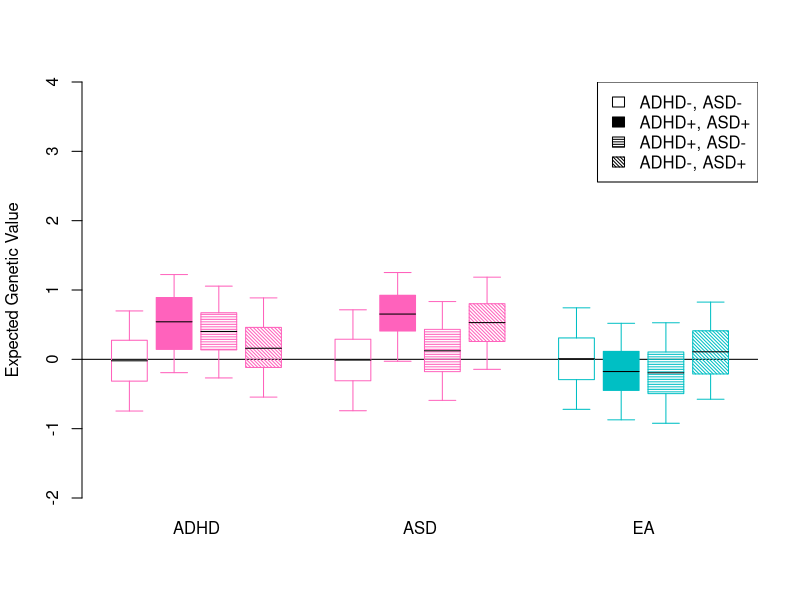

Generate this figure with R: (Note: this script raises an error after producing the figure.)
gen_cor_norm <- function( n, mu, sigma, rho, pop=F ) {
	
	t <- length( mu )
	X <- matrix( rnorm( t*n ), n, t )
	X.sig <- var( scale( X ) )
	X.sig.C.inv <- solve( chol( X.sig ) )
	X.clean <- scale( X %*% X.sig.C.inv )
	rho.C <- chol( rho )
	Y <- matrix( rep( mu, n ), n, t, byrow=T ) + 
			( X.clean %*% rho.C ) * matrix( rep( sigma, n ), n, t, byrow=T )

	return( Y )
	
}

plot.profiles.como <- function( l.value, p.value, plotName, 
								traits.txt=c( "Trait 1","Trait 2","Trait 3" ),
								legend.txt=c( "Group 0-0", "Group 1-1", "Group 1-0", "Group 0-1") ) {
	
	l.1.00 <- mean( l.value[ p.value[,1] == 0 & p.value[,2] == 0, 1 ] )
	l.2.00 <- mean( l.value[ p.value[,1] == 0 & p.value[,2] == 0, 2 ] )
	l.3.00 <- mean( l.value[ p.value[,1] == 0 & p.value[,2] == 0, 3 ] )
			
	l.1.10 <- mean( l.value[ p.value[,1] == 1 & p.value[,2] == 0, 1 ] )
	l.2.10 <- mean( l.value[ p.value[,1] == 1 & p.value[,2] == 0, 2 ] )
	l.3.10 <- mean( l.value[ p.value[,1] == 1 & p.value[,2] == 0, 3 ] )
	
	l.1.01 <- mean( l.value[ p.value[,1] == 0 & p.value[,2] == 1, 1 ] )
	l.2.01 <- mean( l.value[ p.value[,1] == 0 & p.value[,2] == 1, 2 ] )
	l.3.01 <- mean( l.value[ p.value[,1] == 0 & p.value[,2] == 1, 3 ] )

	l.1.11 <- mean( l.value[ p.value[,1] == 1 & p.value[,2] == 1, 1 ] )
	l.2.11 <- mean( l.value[ p.value[,1] == 1 & p.value[,2] == 1, 2 ] )
	l.3.11 <- mean( l.value[ p.value[,1] == 1 & p.value[,2] == 1, 3 ] )

	sd.1.00 <- sd( l.value[ p.value[,1] == 0 & p.value[,2] == 0, 1 ] ) / 
						sqrt( sum( p.value[,1] == 0 & p.value[,2] == 0 ) )
	sd.2.00 <- sd( l.value[ p.value[,1] == 0 & p.value[,2] == 0, 2 ] ) / 
						sqrt( sum( p.value[,1] == 0 & p.value[,2] == 0 ) )
	sd.3.00 <- sd( l.value[ p.value[,1] == 0 & p.value[,2] == 0, 3 ] ) / 
						sqrt( sum( p.value[,1] == 0 & p.value[,2] == 0 ) )
			
	sd.1.10 <- sd( l.value[ p.value[,1] == 1 & p.value[,2] == 0, 1 ] ) / 
						sqrt( sum( p.value[,1] == 1 & p.value[,2] == 0 ) )
	sd.2.10 <- sd( l.value[ p.value[,1] == 1 & p.value[,2] == 0, 2 ] ) / 
						sqrt( sum( p.value[,1] == 1 & p.value[,2] == 0 ) )
	sd.3.10 <- sd( l.value[ p.value[,1] == 1 & p.value[,2] == 0, 3 ] ) / 
						sqrt( sum( p.value[,1] == 1 & p.value[,2] == 0 ) )
						
	sd.1.01 <- sd( l.value[ p.value[,1] == 0 & p.value[,2] == 1, 1 ] ) / 
						sqrt( sum( p.value[,1] == 0 & p.value[,2] == 1 ) )
	sd.2.01 <- sd( l.value[ p.value[,1] == 0 & p.value[,2] == 1, 2 ] ) / 
						sqrt( sum( p.value[,1] == 0 & p.value[,2] == 1 ) )
	sd.3.01 <- sd( l.value[ p.value[,1] == 0 & p.value[,2] == 1 , 3 ]) / 
						sqrt( sum( p.value[,1] == 0 & p.value[,2] == 1 ) )

	sd.1.11 <- sd( l.value[ p.value[,1] == 1 & p.value[,2] == 1, 1 ] ) / 
						sqrt( sum( p.value[,1] == 1 & p.value[,2] == 1 ) )
	sd.2.11 <- sd( l.value[ p.value[,1] == 1 & p.value[,2] == 1, 2 ] ) / 
						sqrt( sum( p.value[,1] == 1 & p.value[,2] == 1 ) )
	sd.3.11 <- sd( l.value[ p.value[,1] == 1 & p.value[,2] == 1, 3 ] ) / 
						sqrt( sum( p.value[,1] == 1 & p.value[,2] == 1 ) )

	plot.dat <- rbind( 	c( l.1.00, l.1.11, l.1.10, l.1.01 ),
						c( l.2.00, l.2.11, l.2.10, l.2.01 ),
						c( l.3.00, l.3.11, l.3.10, l.3.01 ) )
	plot.sd <- rbind( 	c( sd.1.00, sd.1.11, sd.1.10, sd.1.01 ),
						c( sd.2.00, sd.2.11, sd.2.10, sd.2.01 ),
						c( sd.3.00, sd.3.11, sd.3.10, sd.3.01 ) )
	
	col.cats <- c( "#FF62BC", "#FF62BC", "#00BFC4" )
	dense.cats <- c( 0, NA, 40, 40 )
	angle.cats <- c( NA, NA, 0, 135 )
	
	pdf( plotName )	
	
	b.plot <- print( barplot( t( plot.dat ),
					names.arg=traits.txt, 
					beside=T,
					angle=angle.cats, density=dense.cats, 
					ylab="Expected Genetic Value",
					col=rep( col.cats, each=4 ),
					ylim=c( -1,3 )
				) )
	print( segments( b.plot, t( plot.dat )-1.96*t( plot.sd ), 
			b.plot, t( plot.dat )+1.96*t( plot.sd ) ) )
	print( segments( b.plot-0.25, t( plot.dat )+1.96*t( plot.sd ), 
			b.plot+0.25, t( plot.dat )+1.96*t( plot.sd ) ) )
	print( segments( b.plot-0.25, t( plot.dat )-1.96*t( plot.sd ), 
			b.plot+0.25, t( plot.dat )-1.96*t( plot.sd ) ) )

	print( legend( 'topright', 
					legend=legend.txt,
					angle=angle.cats, 
					density=dense.cats, 
					col=1 ) )

	dev.off()
	
	out.dat <- list( plot.dat, plot.sd, b.plot )	
	
	return( out.dat )
	
}


plot.profiles.como.bnw <- function( l.value, p.value, plotName, 
								traits.txt=c( "Trait 1","Trait 2","Trait 3" ),
								legend.txt=c( "Group 0-0", "Group 1-1", "Group 1-0", "Group 0-1") ) {

	#l.value <- g.value.0
	#p.value <- p.value.0 
	#traits.txt <- traits
	#legend.txt <- legend.txt
	
	l.1.00 <- mean( l.value[ p.value[,1] == 0 & p.value[,2] == 0, 1 ] )
	l.2.00 <- mean( l.value[ p.value[,1] == 0 & p.value[,2] == 0, 2 ] )
	l.3.00 <- mean( l.value[ p.value[,1] == 0 & p.value[,2] == 0, 3 ] )
			
	l.1.10 <- mean( l.value[ p.value[,1] == 1 & p.value[,2] == 0, 1 ] )
	l.2.10 <- mean( l.value[ p.value[,1] == 1 & p.value[,2] == 0, 2 ] )
	l.3.10 <- mean( l.value[ p.value[,1] == 1 & p.value[,2] == 0, 3 ] )
	
	l.1.01 <- mean( l.value[ p.value[,1] == 0 & p.value[,2] == 1, 1 ] )
	l.2.01 <- mean( l.value[ p.value[,1] == 0 & p.value[,2] == 1, 2 ] )
	l.3.01 <- mean( l.value[ p.value[,1] == 0 & p.value[,2] == 1, 3 ] )

	l.1.11 <- mean( l.value[ p.value[,1] == 1 & p.value[,2] == 1, 1 ] )
	l.2.11 <- mean( l.value[ p.value[,1] == 1 & p.value[,2] == 1, 2 ] )
	l.3.11 <- mean( l.value[ p.value[,1] == 1 & p.value[,2] == 1, 3 ] )

	q05.1.00 <- quantile( l.value[ p.value[,1] == 0 & p.value[,2] == 0, 1 ], 0.05 )
	q05.2.00 <- quantile( l.value[ p.value[,1] == 0 & p.value[,2] == 0, 2 ], 0.05 )
	q05.3.00 <- quantile( l.value[ p.value[,1] == 0 & p.value[,2] == 0, 3 ], 0.05 )
				
	q05.1.10 <- quantile( l.value[ p.value[,1] == 1 & p.value[,2] == 0, 1 ], 0.05 )
	q05.2.10 <- quantile( l.value[ p.value[,1] == 1 & p.value[,2] == 0, 2 ], 0.05 )
	q05.3.10 <- quantile( l.value[ p.value[,1] == 1 & p.value[,2] == 0, 3 ], 0.05 )
						
	q05.1.01 <- quantile( l.value[ p.value[,1] == 0 & p.value[,2] == 1, 1 ], 0.05 )
	q05.2.01 <- quantile( l.value[ p.value[,1] == 0 & p.value[,2] == 1, 2 ], 0.05 )
	q05.3.01 <- quantile( l.value[ p.value[,1] == 0 & p.value[,2] == 1, 3 ], 0.05 )

	q05.1.11 <- quantile( l.value[ p.value[,1] == 1 & p.value[,2] == 1, 1 ], 0.05 )
	q05.2.11 <- quantile( l.value[ p.value[,1] == 1 & p.value[,2] == 1, 2 ], 0.05 )
	q05.3.11 <- quantile( l.value[ p.value[,1] == 1 & p.value[,2] == 1, 3 ], 0.05 )

	q25.1.00 <- quantile( l.value[ p.value[,1] == 0 & p.value[,2] == 0, 1 ], 0.25 )
	q25.2.00 <- quantile( l.value[ p.value[,1] == 0 & p.value[,2] == 0, 2 ], 0.25 )
	q25.3.00 <- quantile( l.value[ p.value[,1] == 0 & p.value[,2] == 0, 3 ], 0.25 )
				
	q25.1.10 <- quantile( l.value[ p.value[,1] == 1 & p.value[,2] == 0, 1 ], 0.25 )
	q25.2.10 <- quantile( l.value[ p.value[,1] == 1 & p.value[,2] == 0, 2 ], 0.25 )
	q25.3.10 <- quantile( l.value[ p.value[,1] == 1 & p.value[,2] == 0, 3 ], 0.25 )
						
	q25.1.01 <- quantile( l.value[ p.value[,1] == 0 & p.value[,2] == 1, 1 ], 0.25 )
	q25.2.01 <- quantile( l.value[ p.value[,1] == 0 & p.value[,2] == 1, 2 ], 0.25 )
	q25.3.01 <- quantile( l.value[ p.value[,1] == 0 & p.value[,2] == 1, 3 ], 0.25 )

	q25.1.11 <- quantile( l.value[ p.value[,1] == 1 & p.value[,2] == 1, 1 ], 0.25 )
	q25.2.11 <- quantile( l.value[ p.value[,1] == 1 & p.value[,2] == 1, 2 ], 0.25 )
	q25.3.11 <- quantile( l.value[ p.value[,1] == 1 & p.value[,2] == 1, 3 ], 0.25 )

	q75.1.00 <- quantile( l.value[ p.value[,1] == 0 & p.value[,2] == 0, 1 ], 0.75 )
	q75.2.00 <- quantile( l.value[ p.value[,1] == 0 & p.value[,2] == 0, 2 ], 0.75 )
	q75.3.00 <- quantile( l.value[ p.value[,1] == 0 & p.value[,2] == 0, 3 ], 0.75 )
				
	q75.1.10 <- quantile( l.value[ p.value[,1] == 1 & p.value[,2] == 0, 1 ], 0.75 )
	q75.2.10 <- quantile( l.value[ p.value[,1] == 1 & p.value[,2] == 0, 2 ], 0.75 )
	q75.3.10 <- quantile( l.value[ p.value[,1] == 1 & p.value[,2] == 0, 3 ], 0.75 )
						
	q75.1.01 <- quantile( l.value[ p.value[,1] == 0 & p.value[,2] == 1, 1 ], 0.75 )
	q75.2.01 <- quantile( l.value[ p.value[,1] == 0 & p.value[,2] == 1, 2 ], 0.75 )
	q75.3.01 <- quantile( l.value[ p.value[,1] == 0 & p.value[,2] == 1, 3 ], 0.75 )

	q75.1.11 <- quantile( l.value[ p.value[,1] == 1 & p.value[,2] == 1, 1 ], 0.75 )
	q75.2.11 <- quantile( l.value[ p.value[,1] == 1 & p.value[,2] == 1, 2 ], 0.75 )
	q75.3.11 <- quantile( l.value[ p.value[,1] == 1 & p.value[,2] == 1, 3 ], 0.75 )

	q95.1.00 <- quantile( l.value[ p.value[,1] == 0 & p.value[,2] == 0, 1 ], 0.95 )
	q95.2.00 <- quantile( l.value[ p.value[,1] == 0 & p.value[,2] == 0, 2 ], 0.95 )
	q95.3.00 <- quantile( l.value[ p.value[,1] == 0 & p.value[,2] == 0, 3 ], 0.95 )
				
	q95.1.10 <- quantile( l.value[ p.value[,1] == 1 & p.value[,2] == 0, 1 ], 0.95 )
	q95.2.10 <- quantile( l.value[ p.value[,1] == 1 & p.value[,2] == 0, 2 ], 0.95 )
	q95.3.10 <- quantile( l.value[ p.value[,1] == 1 & p.value[,2] == 0, 3 ], 0.95 )
						
	q95.1.01 <- quantile( l.value[ p.value[,1] == 0 & p.value[,2] == 1, 1 ], 0.95 )
	q95.2.01 <- quantile( l.value[ p.value[,1] == 0 & p.value[,2] == 1, 2 ], 0.95 )
	q95.3.01 <- quantile( l.value[ p.value[,1] == 0 & p.value[,2] == 1, 3 ], 0.95 )

	q95.1.11 <- quantile( l.value[ p.value[,1] == 1 & p.value[,2] == 1, 1 ], 0.95 )
	q95.2.11 <- quantile( l.value[ p.value[,1] == 1 & p.value[,2] == 1, 2 ], 0.95 )
	q95.3.11 <- quantile( l.value[ p.value[,1] == 1 & p.value[,2] == 1, 3 ], 0.95 )

	plot.dat <- rbind( 	c( l.1.00, l.1.11, l.1.10, l.1.01 ),
						c( l.2.00, l.2.11, l.2.10, l.2.01 ),
						c( l.3.00, l.3.11, l.3.10, l.3.01 ) )
	plot.q05 <- rbind( 	c( q05.1.00, q05.1.11, q05.1.10, q05.1.01 ),
						c( q05.2.00, q05.2.11, q05.2.10, q05.2.01 ),
						c( q05.3.00, q05.3.11, q05.3.10, q05.3.01 ) )
	plot.q25 <- rbind( 	c( q25.1.00, q25.1.11, q25.1.10, q25.1.01 ),
						c( q25.2.00, q25.2.11, q25.2.10, q25.2.01 ),
						c( q25.3.00, q25.3.11, q25.3.10, q25.3.01 ) )
	plot.q75 <- rbind( 	c( q75.1.00, q75.1.11, q75.1.10, q75.1.01 ),
						c( q75.2.00, q75.2.11, q75.2.10, q75.2.01 ),
						c( q75.3.00, q75.3.11, q75.3.10, q75.3.01 ) )
	plot.q95 <- rbind( 	c( q95.1.00, q95.1.11, q95.1.10, q95.1.01 ),
						c( q95.2.00, q95.2.11, q95.2.10, q95.2.01 ),
						c( q95.3.00, q95.3.11, q95.3.10, q95.3.01 ) )					
			
	col.cats <- c( "#FF62BC", "#FF62BC", "#00BFC4" )
	dense.cats <- c( 0, NA, 40, 40 )
	angle.cats <- c( NA, NA, 0, 135 )
	
	pdf( plotName )	
	
	b.plot <- print( barplot( t( plot.dat ),
					names.arg=traits.txt, 
					beside=T,
					angle=angle.cats, density=dense.cats,
					col='white', border='white',
					ylab="Expected Genetic Value",
					ylim=c( -2,4 )
				) )
	abline( h=0 )

	for ( i in 1:3 ) {
	for ( g in 1:4 ) {
		
		t.col=col.cats[ i ]
		t.border=col.cats[ i ]
		t.angle=angle.cats[ g ]
		t.density=dense.cats[ g ]	

		tempMat <- t( plot.dat )
		tempMat.q05 <- t( plot.q05 )
		tempMat.q25 <- t( plot.q25 )
		tempMat.q75 <- t( plot.q75 )
		tempMat.q95 <- t( plot.q95 )
				
		polygon(	c( b.plot[ g,i ]-0.4, b.plot[ g,i ]+0.4, b.plot[ g,i ]+0.4, b.plot[ g,i ]-0.4 ), 
					c( tempMat.q25[ g,i ], tempMat.q25[ g,i ], tempMat.q75[ g,i ], tempMat.q75[ g,i ] ), 
					col=t.col,
					border=t.border,
					angle=t.angle,
					density=t.density
					)
		segments(	b.plot[ g,i ], tempMat.q75[ g,i ], 
					b.plot[ g,i ], tempMat.q95[ g,i ], 
					col=t.col
					)
		segments(	b.plot[ g,i ], tempMat.q25[ g,i ], 
					b.plot[ g,i ], tempMat.q05[ g,i ], 
					col=t.col
					)							
		segments(	b.plot[ g,i ]+0.3, tempMat.q05[ g,i ], 
					b.plot[ g,i ]-0.3, tempMat.q05[ g,i ], 
					col=t.col
					)	
		segments(	b.plot[ g,i ]+0.3, tempMat.q95[ g,i ], 
					b.plot[ g,i ]-0.3, tempMat.q95[ g,i ], 
					col=t.col
					)
		segments(	b.plot[ g,i ]+0.4, tempMat[ g,i ], 
					b.plot[ g,i ]-0.4, tempMat[ g,i ], 
					col=1
					)					
	}
	}

	print( legend( 'topright', 
					legend=legend.txt,
					angle=angle.cats, 
					density=dense.cats, 
					col=1 ) )

	dev.off()
	
	out.dat <- list( plot.dat, plot.sd, b.plot )	
	
	return( out.dat )
	
}



## Basic parameters 

traits <- c( "ADHD", "ASD", "EA" )
legend.txt <- c( "ADHD-, ASD-", "ADHD+, ASD+", "ADHD+, ASD-", "ADHD-, ASD+" )
n=100000
m=250
k=c( 0.05, 0.01, NA )
h2=c( 0.2, 0.2, 0.2 )
rg=matrix( c( 1, 0.33, -0.5, 0.33, 1, 0.2, -0.5, 0.2, 1), 3, 3 )
re=diag( length(h2) )
onset <- c( 5, 0, NA )		#ADHD uniform: 5 to 20, ASD: uniform 0 to 15
offset <- c( 20, 15, NA)
t <- length( h2 )

## Model 0: Comorbidity

# Genotypes
g <- matrix( rnorm( n*m ), n, m )
beta <- gen_cor_norm( m, rep(0,t), sqrt(h2/m), rg, pop=F )
 
# Genetic values
#g.value.0 <- gen_cor_norm( n, rep(0,t), sqrt(h2), rg, pop=F )
g.value.0 <- g %*% beta
# Environmental values				
e.value.0 <- gen_cor_norm( n, rep(0,t), sqrt(1-h2), re, pop=F )
# Liability values
l.value.0 <- g.value.0 + e.value.0
# Convert liability to 'disorder' phenotypes
p.value.0 <- l.value.0
p.value.0[ ,1 ] <- 1*( l.value.0[,1] >= qnorm( 1-k[1] ) )
p.value.0[ ,2 ] <- 1*( l.value.0[,2] >= qnorm( 1-k[2] ) )

# Add random onset
p.value.0 <- cbind( p.value.0, 0 )
p.value.0 <- cbind( p.value.0, 0 )
p.value.0[ , 4 ] <- sample( seq( onset[1], offset[1], by=5 ),
											n, replace=T )
p.value.0[ , 5 ] <- sample( seq( onset[2], offset[2], by=5 ),
											n, replace=T )

#Plot baseline COMO model
plot.0 <- plot.profiles.como.bnw( g.value.0, p.value.0,"ASD_Model0_snp.bnw.pdf", 
									traits.txt=traits, legend.txt=legend.txt )

# Model 1a: Misdiagnosis one-way (ADHD -> ASD)

misDx.r <- 0.10

p.value.1a <- l.value.0
p.value.1a[ ,1 ] <- 1*( l.value.0[,1] >= qnorm( 1-k[1] ) )
p.value.1a[ ,2 ] <- 1*( l.value.0[,2] >= qnorm( 1-k[2] ) )
											
misDx <- sample( which( p.value.1a[,1] == 1 ), 
					sum( p.value.1a[,1] == 1 )*misDx.r )

p.value.1a[ misDx, 1 ] <- 0
p.value.1a[ misDx, 2 ] <- 1

plot.1a <- plot.profiles.como.bnw( g.value.0, p.value.1a, "ASD_Model1a_flip_snp.bnw.pdf", 
									traits.txt=traits, legend.txt=legend.txt )

# Model 1b: Misdiagnosis one-way (ASD -> ADHD)

misDx.r <- 0.80

p.value.1b <- l.value.0
p.value.1b[ ,1 ] <- 1*( l.value.0[,1] >= qnorm( 1-k[1] ) )
p.value.1b[ ,2 ] <- 1*( l.value.0[,2] >= qnorm( 1-k[2] ) )
											
misDx <- sample( which( p.value.1b[,2] == 1 ), 
					sum( p.value.1b[,2] == 1 )*misDx.r )

p.value.1b[ misDx, 1 ] <- 1
p.value.1b[ misDx, 2 ] <- 0

plot.1b <- plot.profiles.como.bnw( g.value.0, p.value.1b, "ASD_Model1b_flip_snp.bnw.pdf", 
									traits.txt=traits, legend.txt=legend.txt )

# Model 1c: Misdiagnosis two-way (ASD -> ADHD & ADHD -> ASD) 

misDx.r <- 0.08

p.value.1c <- l.value.0
p.value.1c[ ,1 ] <- 1*( l.value.0[,1] >= qnorm( 1-k[1] ) )
p.value.1c[ ,2 ] <- 1*( l.value.0[,2] >= qnorm( 1-k[2] ) )
											
misDx1 <- sample( which( p.value.1c[,1] == 1 ), 
					sum( p.value.1c[,1] == 1 )*misDx.r )
misDx2 <- sample( which( p.value.1c[,2] == 1 ), 
					sum( p.value.1c[,2] == 1 )*misDx.r )

p.value.1c[ misDx1, 1 ] <- 0
p.value.1c[ misDx1, 2 ] <- 1
p.value.1c[ misDx2, 1 ] <- 1
p.value.1c[ misDx2, 2 ] <- 0

plot.1c <- plot.profiles.como.bnw( g.value.0, p.value.1c, "ASD_Model1c_flip_snp.bnw.pdf", 
									traits.txt=traits, legend.txt=legend.txt )

# Model 1a: Misdiagnosis one-way (ADHD -> ASD)

misDx.r <- 0.10

p.value.1a <- l.value.0
p.value.1a[ ,1 ] <- 1*( l.value.0[,1] >= qnorm( 1-k[1] ) )
p.value.1a[ ,2 ] <- 1*( l.value.0[,2] >= qnorm( 1-k[2] ) )
											
misDx <- sample( which( p.value.1a[,1] == 1 ), 
					sum( p.value.1a[,1] == 1 )*misDx.r )

p.value.1a[ misDx, 2 ] <- 1

plot.1a <- plot.profiles.como.bnw( g.value.0, p.value.1a, "ASD_Model1a_add_snp.bnw.pdf", 
									traits.txt=traits, legend.txt=legend.txt )

# Model 1b: Misdiagnosis one-way (ASD -> ADHD)

misDx.r <- 0.80

p.value.1b <- l.value.0
p.value.1b[ ,1 ] <- 1*( l.value.0[,1] >= qnorm( 1-k[1] ) )
p.value.1b[ ,2 ] <- 1*( l.value.0[,2] >= qnorm( 1-k[2] ) )
											
misDx <- sample( which( p.value.1b[,2] == 1 ), 
					sum( p.value.1b[,2] == 1 )*misDx.r )

p.value.1b[ misDx, 1 ] <- 1

plot.1b <- plot.profiles.como.bnw( g.value.0, p.value.1b, "ASD_Model1b_add_snp.bnw.pdf", 
									traits.txt=traits, legend.txt=legend.txt )

# Model 1c: Misdiagnosis two-way (ASD -> ADHD & ADHD -> ASD) 

misDx.r <- 0.08

p.value.1c <- l.value.0
p.value.1c[ ,1 ] <- 1*( l.value.0[,1] >= qnorm( 1-k[1] ) )
p.value.1c[ ,2 ] <- 1*( l.value.0[,2] >= qnorm( 1-k[2] ) )
											
misDx1 <- sample( which( p.value.1c[,1] == 1 ), 
					sum( p.value.1c[,1] == 1 )*misDx.r )
misDx2 <- sample( which( p.value.1c[,2] == 1 ), 
					sum( p.value.1c[,2] == 1 )*misDx.r )

p.value.1c[ misDx1, 2 ] <- 1
p.value.1c[ misDx2, 1 ] <- 1

plot.1c <- plot.profiles.como.bnw( g.value.0, p.value.1c, "ASD_Model1c_add_snp.bnw.pdf", 
									traits.txt=traits, legend.txt=legend.txt )

## Model 2a: One-way causation (being above the threshold for ADHD, lowers the threshold for ASD)

effect <- 0.5

l.value.2a <- l.value.0
l.value.2a[ l.value.0[,1] >= qnorm( 1-k[1] ), 2 ] <- 
				l.value.2a[ l.value.0[,1] >= qnorm( 1-k[1] ), 2 ] + 
				effect*l.value.2a[ l.value.0[,1] >= qnorm( 1-k[1] ), 1 ]

p.value.2a <- l.value.2a
p.value.2a[ ,1 ] <- 1*( l.value.2a[,1] >= qnorm( 1-k[1] ) )
p.value.2a[ ,2 ] <- 1*( l.value.2a[,2] >= qnorm( 1-k[2] ) )
											
plot.2a <- plot.profiles.como.bnw( g.value.0, p.value.2a, "ASD_Model2a_snp.bnw.pdf", 
									traits.txt=traits, legend.txt=legend.txt )

## Model 2b: One-way causation (being above the threshold for ASD, lowers the threshold for ADHD)

effect <- 0.5

l.value.2b <- l.value.0
l.value.2b[ l.value.0[,1] >= qnorm( 1-k[1] ), 2 ] <- 
				l.value.2b[ l.value.0[,1] >= qnorm( 1-k[1] ), 2 ] + 
				effect*l.value.2b[ l.value.0[,1] >= qnorm( 1-k[1] ), 1 ]
l.value.2b[ l.value.0[,2] >= qnorm( 1-k[2] ), 1 ] <- 
				l.value.2b[ l.value.0[,2] >= qnorm( 1-k[2] ), 1 ] + 
				effect*l.value.2b[ l.value.0[,2] >= qnorm( 1-k[2] ), 2 ]

p.value.2b <- l.value.2b
p.value.2b[ ,1 ] <- 1*( l.value.2b[,1] >= qnorm( 1-k[1] ) )
p.value.2b[ ,2 ] <- 1*( l.value.2b[,2] >= qnorm( 1-k[2] ) )
											
plot.2b <- plot.profiles.como.bnw( g.value.0, p.value.2b, "ASD_Model2b_snp.bnw.pdf", 
									traits.txt=traits, legend.txt=legend.txt )

## Model 2c: Mutual causation (being above the threshold for one, lowers the threshold for the other)

effect <- 0.5

l.value.2c <- l.value.0
l.value.2c[ l.value.0[,1] >= qnorm( 1-k[1] ), 2 ] <- 
				l.value.2c[ l.value.0[,1] >= qnorm( 1-k[1] ), 2 ] + 
				effect*l.value.2c[ l.value.0[,1] >= qnorm( 1-k[1] ), 1 ]
l.value.2c[ l.value.0[,2] >= qnorm( 1-k[2] ), 1 ] <- 
				l.value.2c[ l.value.0[,2] >= qnorm( 1-k[2] ), 1 ] + 
				effect*l.value.2c[ l.value.0[,2] >= qnorm( 1-k[2] ), 2 ]

p.value.2c <- l.value.2c
p.value.2c[ ,1 ] <- 1*( l.value.2c[,1] >= qnorm( 1-k[1] ) )
p.value.2c[ ,2 ] <- 1*( l.value.2c[,2] >= qnorm( 1-k[2] ) )
											
plot.2c <- plot.profiles.como.bnw( g.value.0, p.value.2c, "ASD_Model2c_snp.bnw.pdf", 
									traits.txt=traits, legend.txt=legend.txt )

## Model 2d: Mutual causation (being above the threshold for one, lowers the threshold for the other)

effect <- 5

l.value.2d <- l.value.0

p.value.2d <- l.value.2d
p.value.2d[ ,1 ] <- 1*( l.value.2d[,1] >= qnorm( 1-k[1] ) )
p.value.2d[ ,2 ] <- 1*( l.value.2d[,2] >= qnorm( 1-k[2] ) )

incl.adhd <- which( l.value.2d[ ,1 ] >= qnorm( 1-effect*k[1] ) & p.value.2d[ ,2 ] == 1 )
incl.asd <- which( l.value.2d[ ,2 ] >= qnorm( 1-effect*k[2] ) & p.value.2d[ ,1 ] == 1 )

p.value.2d[ incl.adhd, 1 ] <- 1
p.value.2d[ incl.asd, 2 ] <- 1
											
plot.2d <- plot.profiles.como.bnw( g.value.0, p.value.2d, "ASD_Model2d_snp.bnw.pdf", 
									traits.txt=traits, legend.txt=legend.txt )



## Model 3a: One way severity ('severe ADHD' -> ASD)

effect <- 0.05

l.value.3a <- l.value.0

p.value.3a <- l.value.3a
p.value.3a[ ,1 ] <- 1*( l.value.3a[,1] >= qnorm( 1-k[1] ) )
p.value.3a[ ,2 ] <- 1*( l.value.3a[,2] >= qnorm( 1-k[2] ) )

#Add extreme multiformity
p.value.3a[ p.value.3a[ ,2 ] == 0, 2 ] <- 1*( l.value.3a[ p.value.3a[ ,2 ] == 0, 1 ] >= qnorm( 1-effect*k[1] ) )

plot.3a <- plot.profiles.como.bnw( g.value.0, p.value.3a, "ASD_Model3a_snp.bnw.pdf", 
									traits.txt=traits, legend.txt=legend.txt )

## Model 3b: One way severity ('severe ASD' -> ADHD)

effect <- 0.1

l.value.3b <- l.value.0

p.value.3b <- l.value.3b
p.value.3b[ ,1 ] <- 1*( l.value.3b[,1] >= qnorm( 1-k[1] ) )
p.value.3b[ ,2 ] <- 1*( l.value.3b[,2] >= qnorm( 1-k[2] ) )

#Add extreme multiformity
p.value.3b[ p.value.3b[ ,1 ] == 0, 1 ] <- 1*( l.value.3b[ p.value.3b[ ,1 ] == 0, 2 ] >= qnorm( 1-effect*k[2] ) )

plot.3b <- plot.profiles.como.bnw( g.value.0, p.value.3b, "ASD_Model3b_snp.bnw.pdf", 
									traits.txt=traits, legend.txt=legend.txt )

## Model 3c: Two way severity ('severe ADHD' -> ASD & 'severe ASD' -> ADHD)
effect1 <- 0.05
effect2 <- 0.1

l.value.3c <- l.value.0

p.value.3c <- l.value.3c
p.value.3c[ ,1 ] <- 1*( l.value.3c[,1] >= qnorm( 1-k[1] ) )
p.value.3c[ ,2 ] <- 1*( l.value.3c[,2] >= qnorm( 1-k[2] ) )

#Add extreme multiformity
p.value.3c[ p.value.3c[ ,2 ] == 0, 2 ] <- 1*( l.value.3c[ p.value.3c[ ,2 ] == 0, 1 ] >= qnorm( 1-effect1*k[1] ) )
p.value.3c[ p.value.3c[ ,1 ] == 0, 1 ] <- 1*( l.value.3c[ p.value.3c[ ,1 ] == 0, 2 ] >= qnorm( 1-effect2*k[2] ) )

plot.3c <- plot.profiles.como.bnw( g.value.0, p.value.3c, "ASD_Model3c_snp.bnw.pdf", 
									traits.txt=traits, legend.txt=legend.txt )

## Model 4a: Biological heirarchy ( ADHD > ASD ), with random comorbidity
p.asd <- 0.032

l.value.4a <- l.value.0

p.value.4a <- l.value.4a
p.value.4a[ ,1 ] <- 1*( l.value.4a[,1] >= qnorm( 1-k[1] ) )
p.value.4a[ ,2 ] <- 1*( l.value.4a[,2] >= qnorm( 1-k[2] ) )

# Add biological hierarchy
p.value.4a[ p.value.4a[ ,1 ] == 1 & p.value.4a[ ,2 ] == 1, 2 ] <- 0
p.value.4a[ sample( which( p.value.4a[ ,1 ] == 1 ), p.asd*sum( p.value.4a[ ,1 ] == 1 ) ), 2 ] <- 1

plot.4a <- plot.profiles.como.bnw( g.value.0, p.value.4a, "ASD_Model4a_snp.bnw.pdf", 
									traits.txt=traits, legend.txt=legend.txt )

## Model 4b: Biological heirarchy ( ASD > ADHD ), with random comorbidity
p.adhd <- 0.166

l.value.4b <- l.value.0

p.value.4b <- l.value.4b
p.value.4b[ ,1 ] <- 1*( l.value.4b[,1] >= qnorm( 1-k[1] ) )
p.value.4b[ ,2 ] <- 1*( l.value.4b[,2] >= qnorm( 1-k[2] ) )

# Add biological hierarchy
p.value.4b[ p.value.4b[ ,1 ] == 1 & p.value.4b[ ,2 ] == 1, 1 ] <- 0
p.value.4b[ sample( which( p.value.4b[ ,2 ] == 1 ), p.adhd*sum( p.value.4b[ ,2 ] == 1 ) ), 1 ] <- 1

plot.4b <- plot.profiles.como.bnw( g.value.0, p.value.4b, "ASD_Model4b_snp.bnw.pdf", 
									traits.txt=traits, legend.txt=legend.txt )


